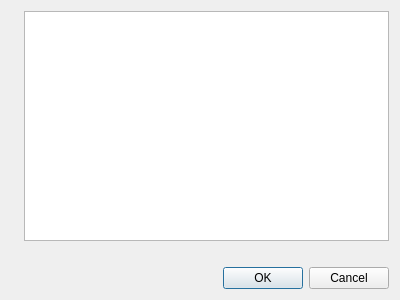
<?xml version="1.0" encoding="UTF-8"?>
<ui version="4.0">
 <class>Info</class>
 <widget class="QDialog" name="Info">
  <property name="geometry">
   <rect>
    <x>0</x>
    <y>0</y>
    <width>400</width>
    <height>300</height>
   </rect>
  </property>
  <property name="font">
   <font>
    <family>Segoe UI</family>
   </font>
  </property>
  <property name="windowTitle">
   <string>Dialog</string>
  </property>
  <layout class="QVBoxLayout" name="verticalLayout">
   <item>
    <layout class="QHBoxLayout" name="horizontalLayout">
     <item>
      <widget class="QLabel" name="label">
       <property name="text">
        <string/>
       </property>
       <property name="alignment">
        <set>Qt::AlignmentFlag::AlignHCenter|Qt::AlignmentFlag::AlignTop</set>
       </property>
      </widget>
     </item>
     <item>
      <widget class="QTextBrowser" name="textBrowser"/>
     </item>
    </layout>
   </item>
   <item>
    <widget class="QLabel" name="timeLeft">
     <property name="text">
      <string/>
     </property>
    </widget>
   </item>
   <item>
    <widget class="QDialogButtonBox" name="buttonBox">
     <property name="orientation">
      <enum>Qt::Orientation::Horizontal</enum>
     </property>
     <property name="standardButtons">
      <set>QDialogButtonBox::StandardButton::Cancel|QDialogButtonBox::StandardButton::Ok</set>
     </property>
    </widget>
   </item>
  </layout>
 </widget>
 <resources/>
 <connections>
  <connection>
   <sender>buttonBox</sender>
   <signal>accepted()</signal>
   <receiver>Info</receiver>
   <slot>accept()</slot>
   <hints>
    <hint type="sourcelabel">
     <x>248</x>
     <y>254</y>
    </hint>
    <hint type="destinationlabel">
     <x>157</x>
     <y>274</y>
    </hint>
   </hints>
  </connection>
  <connection>
   <sender>buttonBox</sender>
   <signal>rejected()</signal>
   <receiver>Info</receiver>
   <slot>reject()</slot>
   <hints>
    <hint type="sourcelabel">
     <x>316</x>
     <y>260</y>
    </hint>
    <hint type="destinationlabel">
     <x>286</x>
     <y>274</y>
    </hint>
   </hints>
  </connection>
 </connections>
</ui>
